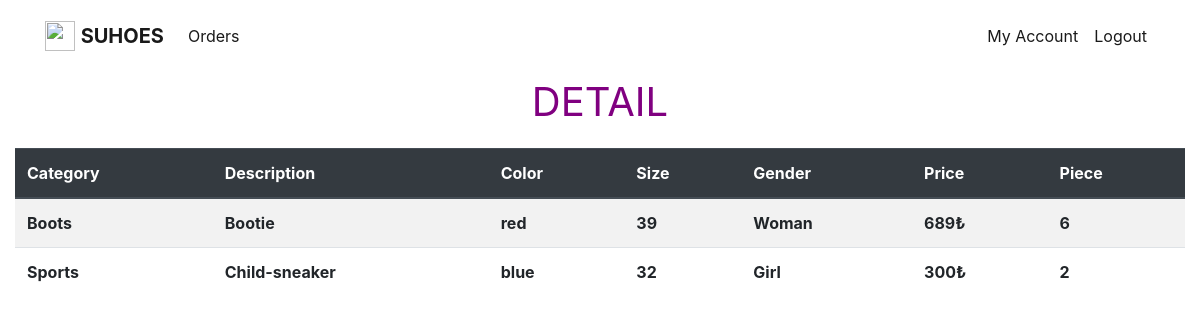
/order_pro_man.php?row_order_id=2, run on the app's committed database.
### tables this page shows
CREATE TABLE `orders` (
  `order_id` int(11) NOT NULL,
  `customer_id` int(11) DEFAULT NULL,
  `basket_id` int(11) NOT NULL,
  `status` char(20) DEFAULT NULL,
  `date` date NOT NULL,
  `destination` varchar(200) DEFAULT NULL,
  `Recipient` varchar(40) NOT NULL
);

CREATE TABLE `products` (
  `product_id` int(11) NOT NULL,
  `category` char(30) NOT NULL,
  `price` int(11) NOT NULL,
  `description` char(50) NOT NULL,
  `stock` int(11) NOT NULL,
  `color` char(20) NOT NULL,
  `size` int(11) NOT NULL,
  `gender` char(10) NOT NULL
);

CREATE TABLE `includes` (
  `basket_id` int(11) NOT NULL,
  `product_id` int(11) NOT NULL,
  `piece` int(11) NOT NULL
);

### order_pro_man.php (the view, shortened to what this page needs)
<?php
	 include "config.php";
	?>
<!doctype html>
<html lang="en">
	<head>
		<link rel="stylesheet" href="https://stackpath.bootstrapcdn.com/bootstrap/4.3.1/css/bootstrap.min.css">
	</head>
	<body>
		<nav class="navbar navbar-expand-lg navbar-light dg-light">
			<div class="container">
				<a href="table_man_sales.php" class="navbar-brand">
					<img src="heels.jpg" width="30" height="30" alt="" class="d-inline-block align-top">
					<b> SUHOES</b>
				</a>
				<div class="collapse navbar-collapse" id="navbarNav">
					<ul class="navbar-nav mr-auto" >
					<li class="nav-item active"><a class="nav-link" href="table_man_sales.php">Orders</a></li>
					</ul>
					<span class="navbar-text">
						<ul  class="navbar-nav mr-auto">
							<li class="nav-item active"><a class="nav-link" href="my_account_man.php">My Account</a></li>
							<li class="nav-item active"><a class="nav-link" href="logout.php">Logout</a></li>
						</ul>
					</span>
				</div>
			</div>
		</nav>
		<div class="col-lg-12" >
				<p class="lead" style="text-align:center ; color:purple; font-size:40px" ><b>DETAIL</b></p>
				<table class="table table-striped table-hover">
					<thead class="thead-dark">
						<tr>
							<th scope="col" >Category</th>
							<th scope="col" >Description</th>
							<th scope="col" >Color</th>
							<th scope="col" >Size</th>
							<th scope="col" >Gender</th>
							<th scope="col" >Price</th>
							<th scope="col" >Piece</th>
						</tr>
					</thead>
					<tbody>
					<?php
						$row_order_id = $_GET["row_order_id"];
						$sql = "SELECT * FROM orders o, products p, includes i WHERE o.order_id= $row_order_id and i.basket_id=o.basket_id and p.product_id = i.product_id ;";
						$result = mysqli_query($db, $sql);
						while($row = mysqli_fetch_assoc($result))
						{
							$my_categ = $row["category"];
							$my_desc = $row["description"];
							$my_color = $row["color"];
							$my_size = $row["size"];
							$my_gender = $row["gender"];
							$my_price= $row["price"];
							$my_piece= $row["piece"];
							echo "<tr>" . "<th>" . $my_categ . "</th>".
								"<th>" . $my_desc . "</th>".
								"<th>" . $my_color . "</th>".
								"<th>" . $my_size . "</th>".
								"<th>" . $my_gender . "</th>".
								"<th>" . $my_price ."₺". "</th>" .
								"<th>" . $my_piece . "</th>" .
							"</tr>";
						}
					?>
					</tbody>
				</table>
		</div>
	</body>
</html>

### data on the page
orders: products.category "Boots", products.description "Bootie", products.color "red", products.size "39", products.gender "Woman", products.price "689", includes.piece "6", products.category "Sports", products.description "Child-sneaker", products.color "blue", products.size "32", products.gender "Girl", products.price "300", includes.piece "2"
